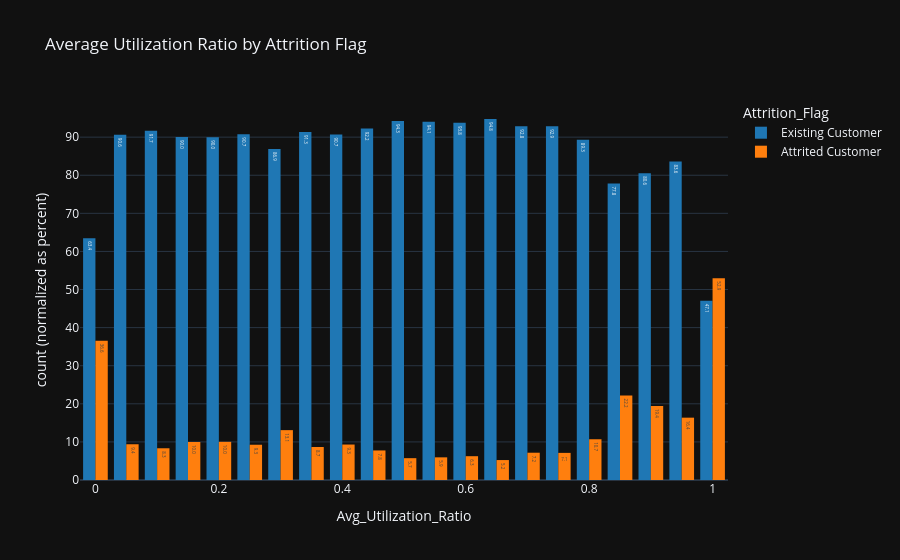

The notebook cell saved with this chart:
### Markdown cell above
The attrition rate for each category are almost the same, moving on..

### Code cell
fig = px.histogram(bank_df, x = 'Avg_Utilization_Ratio', color = 'Attrition_Flag',
                    title = 'Average Utilization Ratio by Attrition Flag', barmode = 'group', text_auto = '.1f',
                    color_discrete_sequence = px.colors.qualitative.D3,
                    barnorm = 'percent', nbins = 20)
fig.show()

### Figure 1 — Plotly figure (JSON) as saved in the notebook; plotly's stock layout.template omitted (floating-point values rounded to 4 significant figures; data arrays with more than 128 entries replaced by an {"elided": "..."} marker saying what was removed)
{"data": [{"alignmentgroup": "True", "bingroup": "x", "hovertemplate": "Attrition_Flag=Existing Customer<br>Avg_Utilization_Ratio=%{x}<br>count (normalized as percent)=%{y}<extra></extra>", "legendgroup": "Existing Customer", "marker": {"color": "#1F77B4", "pattern": {"shape": ""}}, "name": "Existing Customer", "nbinsx": 20, "offsetgroup": "Existing Customer", "orientation": "v", "showlegend": true, "texttemplate": "%{value:.1f}", "type": "histogram", "x": {"elided": "8500 float values"}, "xaxis": "x", "yaxis": "y"}, {"alignmentgroup": "True", "bingroup": "x", "hovertemplate": "Attrition_Flag=Attrited Customer<br>Avg_Utilization_Ratio=%{x}<br>count (normalized as percent)=%{y}<extra></extra>", "legendgroup": "Attrited Customer", "marker": {"color": "#FF7F0E", "pattern": {"shape": ""}}, "name": "Attrited Customer", "nbinsx": 20, "offsetgroup": "Attrited Customer", "orientation": "v", "showlegend": true, "texttemplate": "%{value:.1f}", "type": "histogram", "x": {"elided": "1627 float values"}, "xaxis": "x", "yaxis": "y"}], "layout": {"barmode": "group", "barnorm": "percent", "legend": {"title": {"text": "Attrition_Flag"}, "tracegroupgap": 0}, "title": {"text": "Average Utilization Ratio by Attrition Flag"}, "xaxis": {"anchor": "y", "domain": [0, 1], "title": {"text": "Avg_Utilization_Ratio"}}, "yaxis": {"anchor": "x", "domain": [0, 1], "title": {"text": "count (normalized as percent)"}}}}
